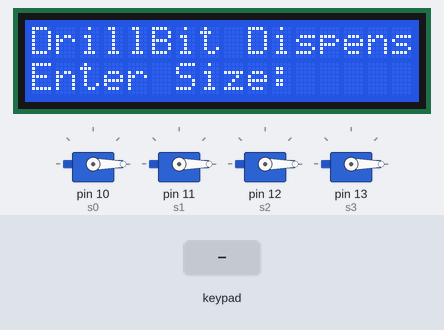
Simulated run of this sketch. Board: Arduino Uno, built with avr-gcc and run on an emulated ATmega328P. Shown: 16×2 character LCD, 4 × servo. The test bench sets the inputs (shaded band). What the sketch prints to the serial monitor is not drawn.

Above: at 1.3 s.
1.4 s: keypad keys 1 3 9 7 pressed 0.4 s apart
At 4.7 s:
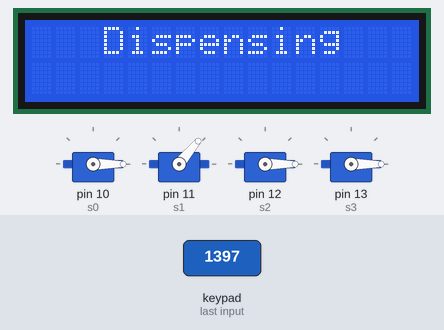
6.0 s: key '#' pressed
At 7.2 s:
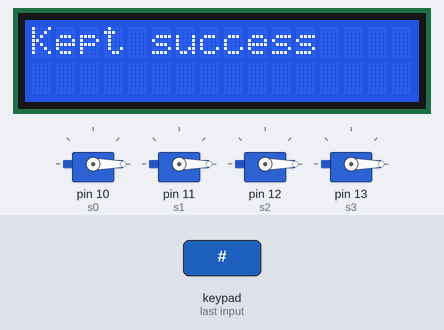
9.0 s: key '2' pressed
At 12.8 s:
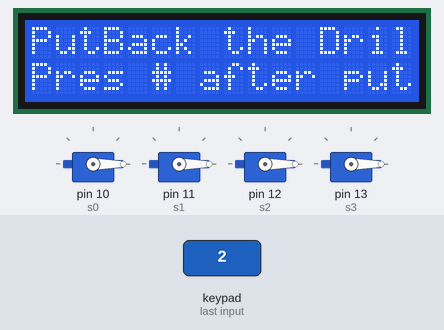
Timing chart, 0 to 14.3 s (numbered marks = the images above; inputs shaded):
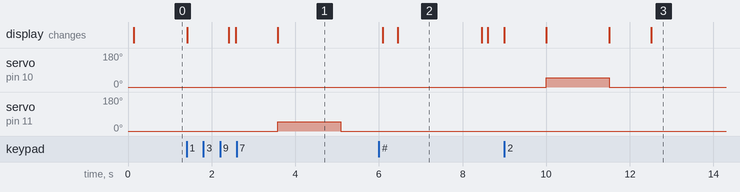

The sketch:

Explo.ino
```cpp
#include <LiquidCrystal.h>
#include <Keypad.h>
#include <Servo.h>
#include <SPI.h>
#include <MFRC522.h>


#define SS_PIN 10
#define RST_PIN 9


MFRC522 mfrc522(SS_PIN, RST_PIN);
LiquidCrystal lcd(A0, A1, A2, A3, A4, A5);
const byte ROWS = 4;
const byte COLS = 4;


char hexaKeys[ROWS][COLS] = {
  {'1', '2', '3', 'A'},
  {'4', '5', '6', 'B'},
  {'7', '8', '9', 'C'},
  {'*', '0', '#', 'D'}
};


byte rowPins[ROWS] = {9, 8, 7, 6};
byte colPins[COLS] = {5, 4, 3, 2};


Keypad customKeypad = Keypad(makeKeymap(hexaKeys), rowPins, colPins, ROWS, COLS);
Servo s1,s2,s3,s0;


int authori()
{
    if ( ! mfrc522.PICC_IsNewCardPresent())
    {
        return 0;
    }
    if ( ! mfrc522.PICC_ReadCardSerial())
    {
        return 0;
    }
    Serial.print("UID tag :");
    String content= "";
    byte letter;
    for (byte i = 0; i < mfrc522.uid.size; i++)
    {
        Serial.print(mfrc522.uid.uidByte[i] < 0x10 ? " 0" : " ");
        Serial.print(mfrc522.uid.uidByte[i], HEX);
        content.concat(String(mfrc522.uid.uidByte[i] < 0x10 ? " 0" : " "));
        content.concat(String(mfrc522.uid.uidByte[i], HEX));
    }
    Serial.println();
    Serial.print("Message : ");
    content.toUpperCase();
    if (content.substring(1) == "BD 31 15 2B") //change here the UID of the card/cards that you want to give access
    {
       Serial.println("Authorized access");
       Serial.println();
       delay(3000);
       return 1;
    }
    else
    {
        Serial.println(" Access denied");
        delay(3000);
        return -1;
    }
}
void setup() {
  Serial.begin(9600);
  SPI.begin();
  mfrc522.PCD_Init();
  Serial.println("Approximate your card to the reader...");
  Serial.println();
  labelx :
  int x=authori();
  if(x==-1) goto labelx;
  lcd.begin(16, 2);
  s0.write(0);
  s0.attach(10);
  s1.write(0);
  s1.attach(11);
  s2.write(0);
  s2.attach(12);
  s3.write(0);
  s3.attach(13);
  lcd.print("DrillBit Dispenser");
  lcd.setCursor(0, 1);
  lcd.print("Enter Size: ");
}

void loop() {

  char whichKey = customKeypad.getKey();
  if(int(whichKey)!=0)
  {
    if (whichKey){
      Serial.println(whichKey);
    }
    if(whichKey == '0' || whichKey == '9' || whichKey == '8' || whichKey == '7' || whichKey == '6' || whichKey == '1' || whichKey == '*' || whichKey == '#' || whichKey == 'A' || whichKey == 'B' || whichKey == 'C' || whichKey == 'D')
  {
        lcd.clear();
      lcd.setCursor(0, 0);
      lcd.print("  Invalid Key!");
      delay(1000);
        lcd.clear();
        setup();
  }
    else
    {
      lcd.setCursor(11,1);
      lcd.print(whichKey);
      delay(1000);
      lcd.clear();
      lcd.setCursor(0, 0);
      lcd.print("   Dispensing");
        if(whichKey=='2')
        {
          lcd.setCursor(0, 1);
            s0.write(50);
            delay(1500);
            s0.write(0);
        }
        else  if(whichKey=='3')
        {
            s1.write(50);
            delay(1500);
            s1.write(0);
        }
        else  if(whichKey=='4')
        {
            s2.write(50);
            delay(1500);
            s2.write(0);
        }
        else  if(whichKey=='5')
        {
            s3.write(50);
            delay(1500);
            s3.write(0);
        }
        lcd.print("      Done");
        delay(1000);
        lcd.clear();
        lcd.print("PutBack the Dril");
        lcd.setCursor(0,1);
        lcd.print("Pres # after put");
        label1 :
        char puty = customKeypad.getKey();
        if(puty=='#')
        {
            lcd.clear();
            lcd.print("Kept success");
            delay(2000);
            lcd.clear();
            setup();
        }
        else goto label1;
    }
  }
}
```

Measured:
- after the input at 1.4 s, servo on pin 11 (s1): 0° → 50° after 2.2 s, → 0° 1.5 s later; the display: first changes at once (image 1 shows a later state)
- after the input at 6.0 s, the display: first differs from a run without the input after 0.45 s (image 2)
- after the input at 9.0 s, servo on pin 10 (s0): 0° → 50° after 1.0 s, → 0° 1.5 s later; the display: first changes at once (image 3 shows a later state)
- what the display in image 2 shows lasts 2.0 s, from 6.5 s to 8.5 s
